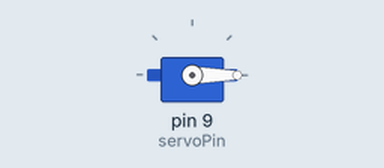
A sketch run on a simulated Arduino Uno, built with avr-gcc and run on an emulated ATmega328P. On the bench: servo. What the sketch prints to the serial monitor is not drawn.

Above: at 0.05 s.
Timing chart, 0 to 4.6 s (numbered marks = the images above):
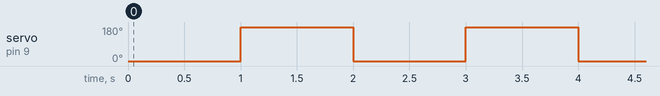

The sketch:

sketch_nov5a.ino
```cpp
#include <Servo.h>

Servo myServo;  // create servo object
int servoPin = 9; // change to your signal pin

void setup() {
  myServo.attach(servoPin);  // attach servo to pin
  Serial.begin(9600);
  Serial.println("Starting MG90S test...");
}

void loop() {
  // Move to 0 degrees
  myServo.write(0);
  Serial.println("Position: 0°");
  delay(1000);

  // Move to max (180 degrees)
  myServo.write(180);
  Serial.println("Position: 180°");
  delay(1000);

}
```

Measured:
- by itself, servo on pin 9 (servoPin): alternates 180° for 1.0 s and 0° for 1.0 s
